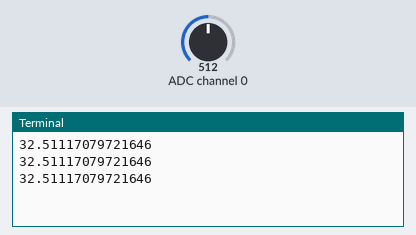
Bench run of a program on a simulated Raspberry Pi (BCM pin numbers). Parts: the last lines printed to the terminal. Inputs (shaded band) come from the test bench; at power-on: ADC channel 0 = 512 (analog values on the 0–1023 scale).

Above: at 1.2 s.
1.3 s: ADC channel 0 set to 716
At 1.9 s:
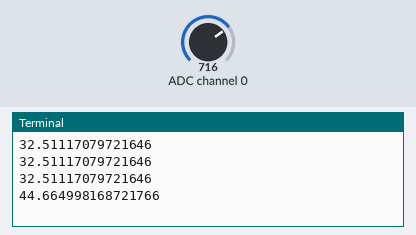
2.8 s: ADC channel 0 set to 900
At 3.4 s:
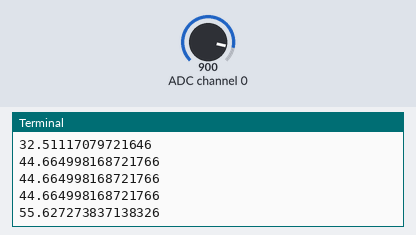
Timing chart, 0 to 5.8 s (numbered marks = the images above; inputs shaded):
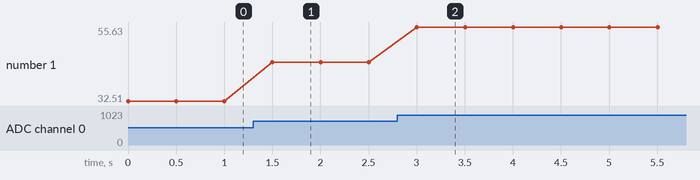

Measured:
- after the input at 1.3 s, the terminal: prints a new line after 0.20 s (image 1)
- after the input at 2.8 s, the terminal: prints a new line after 0.20 s (image 2)
- plotted number 1: 32.51 → 44.66 after the input at 1.3 s, 44.66 → 55.63 after the input at 2.8 s

The program:

adc_test.py
```python
# -*- coding: utf-8 -*-
#!/usr/bin/env python

#using adc by zerogpio

from gpiozero import MCP3204
from time import sleep

adc = MCP3204(channel = 0) # channel selection

while True:
	print(str(adc.value*61+2))
	sleep(0.5)
```
